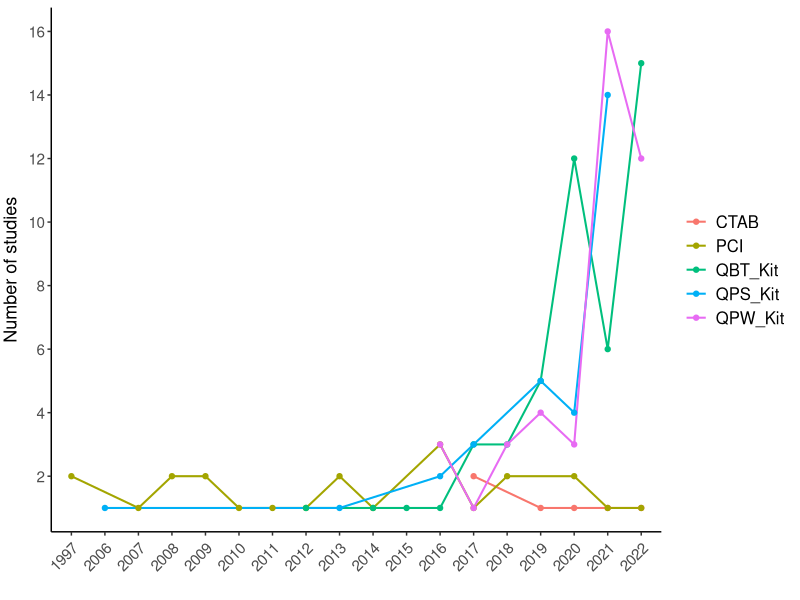
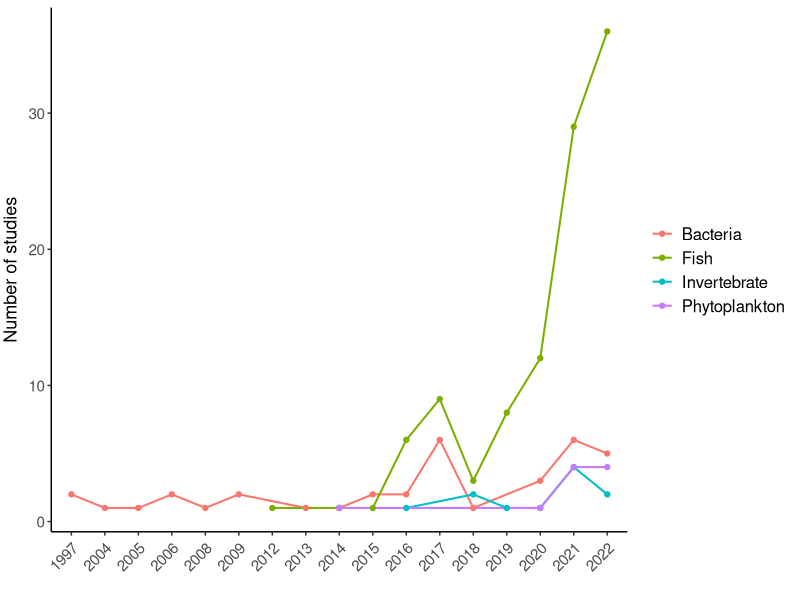
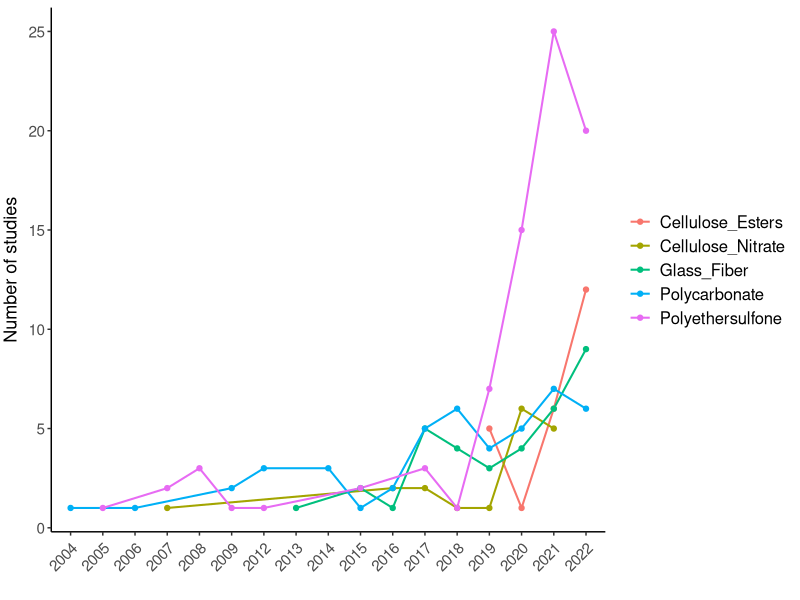

Generate these figures, in order, with R:
###############################
#### Supplementary figures ####
###############################

#Required packages
library(tidyverse)
library(dplyr)
library(ggplot2)

##General data setup
setwd("User/workingdirectory") #your working directory
data<- read.csv("eDNA_eRNA_metadata.csv") #metadata

#Setting common patterns both time series
set<- theme(axis.text.x=element_text(angle=45,vjust = 0.9, hjust=1, size = 11),
            axis.text.y=element_text(size = 11),
            axis.ticks = element_line(linewidth = 0.5),
            axis.title.y = element_text(size = 13, vjust = 2),
            legend.title = element_blank(),
            legend.text = element_text(size=12))

#### Time series - Extraction kit ####
unique(data$year)
data$year<- as.character(data$year)
unique(data$DNA_extr)

#Separating papers with more than 1 type (one each row)
data_time_extr<- data%>%
  mutate(DNA_extr = strsplit(as.character(DNA_extr), ", ")) %>%
  unnest(DNA_extr)
unique(data_time_extr$DNA_extr) 

data_time_extr<- data_time_extr %>% #filtering only variables for this plot and 5 most frequent extr method
  select(year, DNA_extr)%>%
  filter(DNA_extr %in% c("QBT_Kit", "QPW_Kit", "QPS_Kit", "PCI", "CTAB")) #kits-only studies that followed manufacture protocol

#Counting studies
data_time_extr<- data_time_extr %>%
  group_by(year, DNA_extr)%>%
  summarise(count = n())

#Plot time series per extraction method
time_dnaextr<-ggplot(data_time_extr, aes(x=year, y=count, color=DNA_extr, group=DNA_extr))+
  geom_line(linewidth=0.7)+
  geom_point()+
  labs(x="", y="Number of studies")+
  theme_classic()+
  scale_x_discrete(breaks=data_time_extr$year)+
  scale_y_continuous(breaks =c(0,2,4,6,8,10,12,14,16))+
  set   

ggsave('timeseries_DNAextr.pdf', time_dnaextr,
       width = 21, height = 13, units = c('cm'),
       dpi = 600)


#### Time series - organism type ####
unique(data$year)
data$year<- as.character(data$year)
unique(data$type_organism)

#Separating papers with more than 1 type (one each row)
data_time_org<- data%>%
  mutate(type_organism = strsplit(as.character(type_organism), ", ")) %>%
  unnest(type_organism)
unique(data_time_org$type_organism) 

data_time_org<- data_time_org %>% #filtering only variables for this plot and 5 most frequent extr method
  select(year, type_organism)%>%
  filter(type_organism %in% c("Fish", "Not target", "Bacteria","Invertebrate", "Phytoplankton", "Protistan")) #kits-only studies that followed manufacture protocol

#Counting studies
data_time_org<- data_time_org %>%
  group_by(year, type_organism)%>%
  summarise(count = n())

#Plot time series per extraction method
time_org<-ggplot(data_time_org, aes(x=year, y=count, color=type_organism, group=type_organism))+
  geom_line(linewidth=0.7)+
  geom_point()+
  labs(x="", y="Number of studies")+
  theme_classic()+
  scale_x_discrete(breaks=data_time_org$year)+
  #scale_y_continuous(breaks =c(0,10,20,30,50))+
  set   

ggsave('timeseries_org.pdf', time_org,
       width = 21, height = 13, units = c('cm'),
       dpi = 600)


#### Time series - Filter type ####
unique(data$year)
data$year<- as.character(data$year)
unique(data$filter_type)

#Separating papers with more than 1 type (one each row)
data_time_ft<- data%>%
  mutate(filter_type = strsplit(as.character(filter_type), ", ")) %>%
  unnest(filter_type)
unique(data_time_ft$filter_type) 

data_time_ft<- data_time_ft %>% #filtering only variables for this plot and 5 most frequent extr method
  select(year, filter_type)%>%
  filter(filter_type %in% c("Polyethersulfone", "Polycarbonate", "Glass_Fiber", "Cellulose_Esters", "Cellulose_Nitrate")) #kits-only studies that followed manufacture protocol

#Counting studies
data_time_ft<- data_time_ft %>%
  group_by(year, filter_type)%>%
  summarise(count = n())

#Plot time series per extraction method
time_ft<-ggplot(data_time_ft, aes(x=year, y=count, color=filter_type, group=filter_type))+
  geom_line(linewidth=0.7)+
  geom_point()+
  labs(x="", y="Number of studies")+
  theme_classic()+
  scale_x_discrete(breaks=data_time_ft$year)+
  #scale_y_continuous(breaks =c(0,2,4,6,8,10,12,14,16))+
  set   

ggsave('timeseries_filtertype.pdf', time_ft,
       width = 21, height = 13, units = c('cm'),
       dpi = 600)
